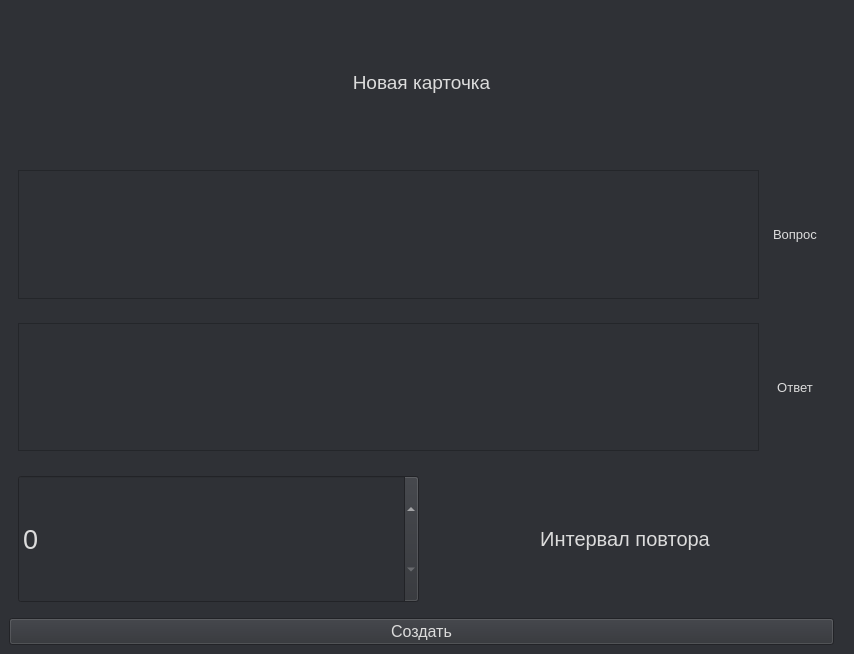
<?xml version="1.0" encoding="UTF-8"?>
<ui version="4.0">
 <class>Form</class>
 <widget class="QWidget" name="Form">
  <property name="geometry">
   <rect>
    <x>0</x>
    <y>0</y>
    <width>854</width>
    <height>654</height>
   </rect>
  </property>
  <property name="windowTitle">
   <string>Form</string>
  </property>
  <property name="autoFillBackground">
   <bool>false</bool>
  </property>
  <property name="styleSheet">
   <string notr="true">background: #2f3136;</string>
  </property>
  <layout class="QVBoxLayout" name="verticalLayout">
   <property name="spacing">
    <number>0</number>
   </property>
   <property name="leftMargin">
    <number>0</number>
   </property>
   <property name="topMargin">
    <number>0</number>
   </property>
   <property name="bottomMargin">
    <number>0</number>
   </property>
   <item>
    <widget class="QFrame" name="frame_3">
     <property name="frameShape">
      <enum>QFrame::NoFrame</enum>
     </property>
     <property name="frameShadow">
      <enum>QFrame::Raised</enum>
     </property>
     <layout class="QVBoxLayout" name="verticalLayout_11">
      <item>
       <widget class="QFrame" name="frame_6">
        <property name="frameShape">
         <enum>QFrame::NoFrame</enum>
        </property>
        <property name="frameShadow">
         <enum>QFrame::Raised</enum>
        </property>
        <layout class="QHBoxLayout" name="horizontalLayout_6">
         <item>
          <widget class="QLabel" name="label_4">
           <property name="font">
            <font>
             <family>Segoe UI</family>
             <pointsize>14</pointsize>
            </font>
           </property>
           <property name="styleSheet">
            <string notr="true">color: #DCDCDC;</string>
           </property>
           <property name="text">
            <string>Новая карточка</string>
           </property>
           <property name="alignment">
            <set>Qt::AlignCenter</set>
           </property>
          </widget>
         </item>
        </layout>
       </widget>
      </item>
      <item>
       <widget class="QFrame" name="frame_4">
        <property name="frameShape">
         <enum>QFrame::NoFrame</enum>
        </property>
        <property name="frameShadow">
         <enum>QFrame::Raised</enum>
        </property>
        <layout class="QHBoxLayout" name="horizontalLayout_7">
         <item>
          <widget class="QTextEdit" name="question_text">
           <property name="sizePolicy">
            <sizepolicy hsizetype="Expanding" vsizetype="Preferred">
             <horstretch>0</horstretch>
             <verstretch>0</verstretch>
            </sizepolicy>
           </property>
           <property name="font">
            <font>
             <family>Segoe UI</family>
             <pointsize>20</pointsize>
            </font>
           </property>
           <property name="styleSheet">
            <string notr="true">color: #DCDCDC;</string>
           </property>
          </widget>
         </item>
         <item>
          <widget class="QLabel" name="label">
           <property name="sizePolicy">
            <sizepolicy hsizetype="Fixed" vsizetype="Fixed">
             <horstretch>0</horstretch>
             <verstretch>0</verstretch>
            </sizepolicy>
           </property>
           <property name="minimumSize">
            <size>
             <width>60</width>
             <height>30</height>
            </size>
           </property>
           <property name="font">
            <font>
             <family>Segoe UI</family>
             <pointsize>10</pointsize>
            </font>
           </property>
           <property name="styleSheet">
            <string notr="true">color: #DCDCDC;</string>
           </property>
           <property name="text">
            <string>Вопрос</string>
           </property>
           <property name="alignment">
            <set>Qt::AlignCenter</set>
           </property>
          </widget>
         </item>
        </layout>
       </widget>
      </item>
      <item>
       <widget class="QFrame" name="frame_5">
        <property name="frameShape">
         <enum>QFrame::NoFrame</enum>
        </property>
        <property name="frameShadow">
         <enum>QFrame::Raised</enum>
        </property>
        <layout class="QHBoxLayout" name="horizontalLayout_8">
         <item>
          <widget class="QTextEdit" name="answer_text">
           <property name="sizePolicy">
            <sizepolicy hsizetype="Expanding" vsizetype="Preferred">
             <horstretch>0</horstretch>
             <verstretch>0</verstretch>
            </sizepolicy>
           </property>
           <property name="font">
            <font>
             <family>Segoe UI</family>
             <pointsize>20</pointsize>
            </font>
           </property>
           <property name="styleSheet">
            <string notr="true">color: #DCDCDC;</string>
           </property>
          </widget>
         </item>
         <item>
          <widget class="QLabel" name="label_2">
           <property name="sizePolicy">
            <sizepolicy hsizetype="Fixed" vsizetype="Fixed">
             <horstretch>0</horstretch>
             <verstretch>0</verstretch>
            </sizepolicy>
           </property>
           <property name="minimumSize">
            <size>
             <width>60</width>
             <height>30</height>
            </size>
           </property>
           <property name="font">
            <font>
             <family>Segoe UI</family>
             <pointsize>10</pointsize>
            </font>
           </property>
           <property name="styleSheet">
            <string notr="true">color: #DCDCDC;</string>
           </property>
           <property name="text">
            <string>Ответ</string>
           </property>
           <property name="alignment">
            <set>Qt::AlignCenter</set>
           </property>
          </widget>
         </item>
        </layout>
       </widget>
      </item>
      <item>
       <widget class="QFrame" name="frame_7">
        <property name="frameShape">
         <enum>QFrame::NoFrame</enum>
        </property>
        <property name="frameShadow">
         <enum>QFrame::Raised</enum>
        </property>
        <layout class="QHBoxLayout" name="horizontalLayout_9">
         <item>
          <widget class="QSpinBox" name="interval_spin_box">
           <property name="sizePolicy">
            <sizepolicy hsizetype="Preferred" vsizetype="Preferred">
             <horstretch>0</horstretch>
             <verstretch>0</verstretch>
            </sizepolicy>
           </property>
           <property name="font">
            <font>
             <family>Segoe UI</family>
             <pointsize>20</pointsize>
            </font>
           </property>
           <property name="styleSheet">
            <string notr="true">color: #DCDCDC;</string>
           </property>
           <property name="buttonSymbols">
            <enum>QAbstractSpinBox::UpDownArrows</enum>
           </property>
           <property name="maximum">
            <number>999999</number>
           </property>
          </widget>
         </item>
         <item>
          <widget class="QLabel" name="label_3">
           <property name="font">
            <font>
             <family>Segoe UI</family>
             <pointsize>15</pointsize>
            </font>
           </property>
           <property name="styleSheet">
            <string notr="true">color: #DCDCDC;</string>
           </property>
           <property name="text">
            <string>Интервал повтора</string>
           </property>
           <property name="alignment">
            <set>Qt::AlignCenter</set>
           </property>
          </widget>
         </item>
        </layout>
       </widget>
      </item>
      <item>
       <widget class="QFrame" name="frame_8">
        <property name="sizePolicy">
         <sizepolicy hsizetype="Preferred" vsizetype="Fixed">
          <horstretch>0</horstretch>
          <verstretch>0</verstretch>
         </sizepolicy>
        </property>
        <property name="frameShape">
         <enum>QFrame::NoFrame</enum>
        </property>
        <property name="frameShadow">
         <enum>QFrame::Raised</enum>
        </property>
        <layout class="QHBoxLayout" name="horizontalLayout_10">
         <property name="spacing">
          <number>0</number>
         </property>
         <property name="leftMargin">
          <number>0</number>
         </property>
         <property name="topMargin">
          <number>0</number>
         </property>
         <property name="rightMargin">
          <number>0</number>
         </property>
         <property name="bottomMargin">
          <number>0</number>
         </property>
         <item>
          <widget class="QPushButton" name="create_button">
           <property name="sizePolicy">
            <sizepolicy hsizetype="Minimum" vsizetype="Preferred">
             <horstretch>0</horstretch>
             <verstretch>0</verstretch>
            </sizepolicy>
           </property>
           <property name="font">
            <font>
             <family>Segoe UI</family>
             <pointsize>12</pointsize>
            </font>
           </property>
           <property name="styleSheet">
            <string notr="true">color: #DCDCDC;</string>
           </property>
           <property name="text">
            <string>Создать</string>
           </property>
          </widget>
         </item>
        </layout>
       </widget>
      </item>
     </layout>
    </widget>
   </item>
  </layout>
 </widget>
 <resources/>
 <connections/>
</ui>
